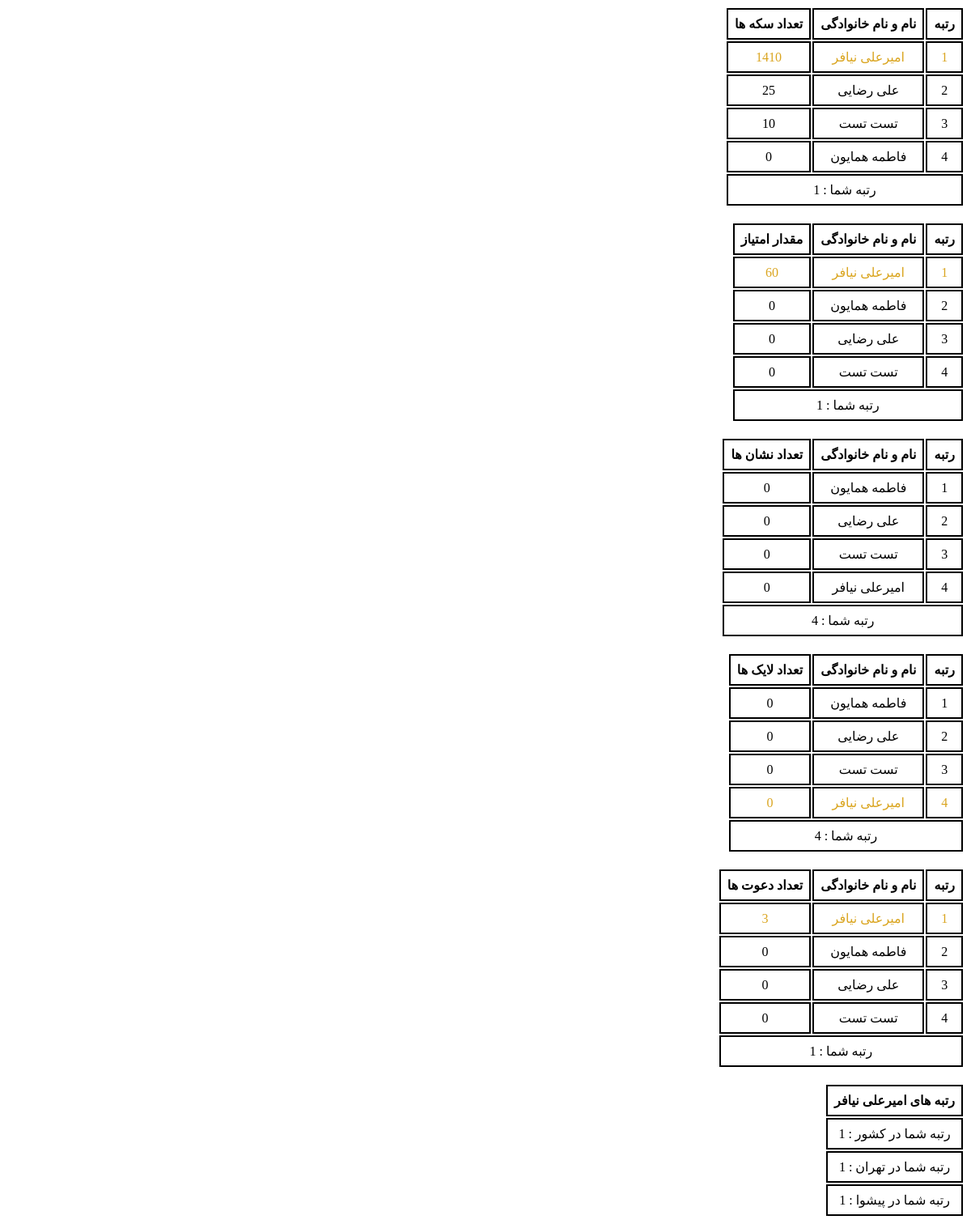
The app's page /club (signed in), older data.
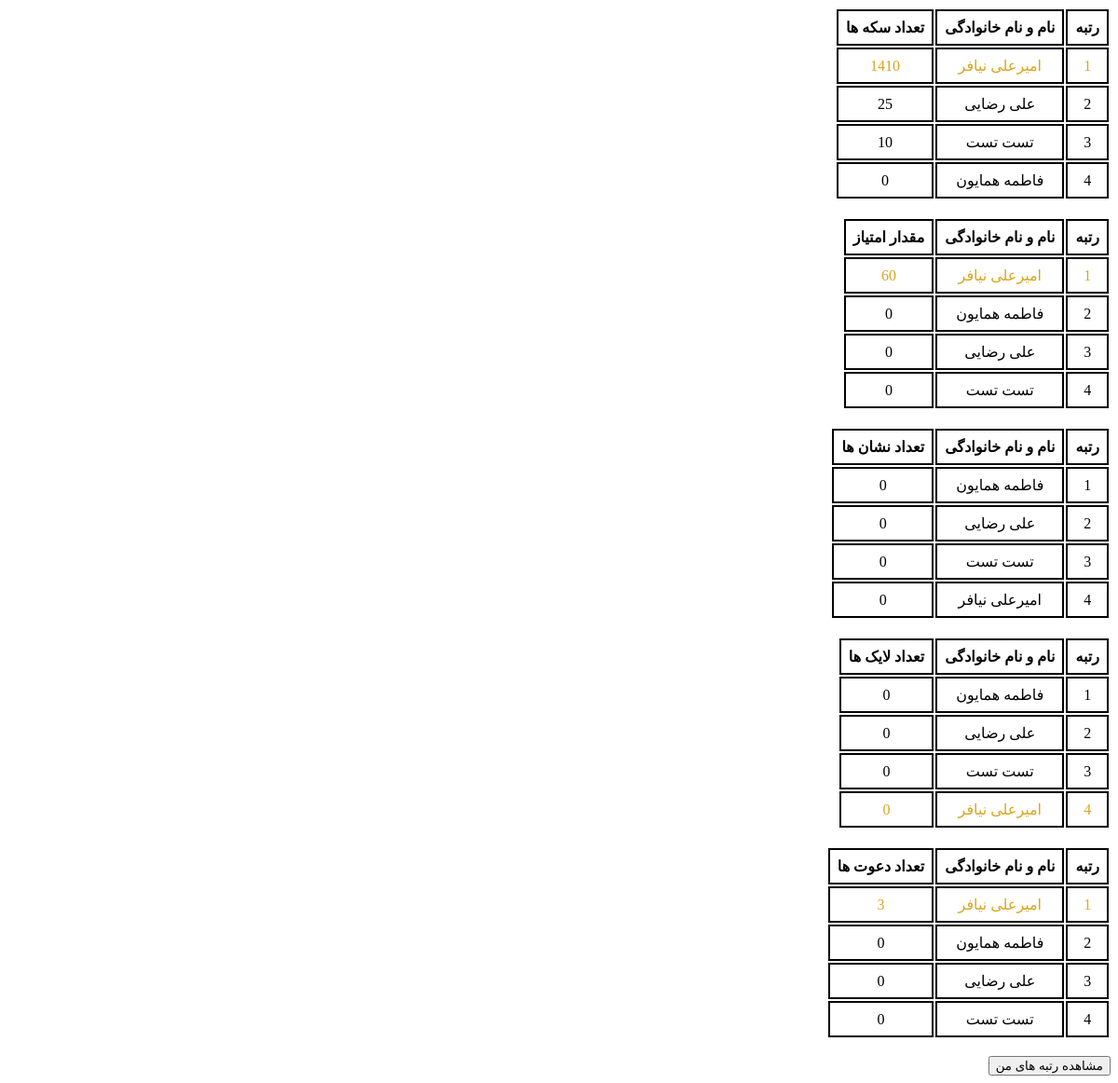
The same page, newer data.
### models/user.py (models this page shows)
class User(db.Model, UserMixin):
    __tablename__ = "users"
    id = Column(Integer, primary_key=True)
    name = Column(String, nullable=False, unique=True, index=True)
    username = Column(String, nullable=False, unique=True, index=True)
    password = Column(String, nullable=False, unique=True, index=True)
    code = Column(Integer, nullable=False, unique=True, index=True)
    phone = Column(String, nullable=False, index=True)
    email = Column(String, nullable=False, index=True)
    grade = Column(String, nullable=False, index=True)
    birth = Column(String, nullable=False, index=True)  #1340 - 1397
    gender = Column(String, nullable=False, index=True)
    type = Column(String, nullable=False, index=True)
    invite_code = Column(String, nullable=False, index=True)
    invite_auth = Column(String, nullable=False, index=True)
    msg_code = Column(Integer, index=True)
    province = Column(String, index=True)
    city = Column(String, index=True)
    school_name = Column(String, index=True)
    school_type = Column(String, index=True)
    home_addres = Column(String, index=True)
    recognition = Column(String, index=True)
    final = Column(Integer, default=0, index=True)
    authentication = Column(Integer, default=0, index=True)
    downloads = Column(Integer, default=2, index=True)
    coin = Column(Integer, default=0, index=True)
    point = Column(Integer, default=0, index=True)
    badge = Column(Integer, default=0, index=True)
    like = Column(Integer, default=0, index=True)
    invite = Column(Integer, default=0, index=True)

### blueprints/user.py (the view)
@app.route('/club')
@login_required
def club():
    top_coins = User.query.order_by(User.coin.desc()).limit(10).all()
    top_points = User.query.order_by(User.point.desc()).limit(10).all()
    top_likes = User.query.order_by(User.like.desc()).limit(10).all()
    top_badges = User.query.order_by(User.badge.desc()).limit(10).all()
    top_invites = User.query.order_by(User.invite.desc()).limit(10).all()
    rank_coins = User.query.order_by(User.coin.desc()).all().index(current_user)+1
    rank_points = User.query.order_by(User.point.desc()).all().index(current_user)+1
    rank_likes = User.query.order_by(User.like.desc()).all().index(current_user)+1
    rank_badges = User.query.order_by(User.badge.desc()).all().index(current_user)+1
    rank_invites = User.query.order_by(User.invite.desc()).all().index(current_user)+1
    province_rank = User.query.filter(User.province==current_user.province).order_by(User.point.desc()).all().index(current_user)+1
    city_rank = User.query.filter(User.city==current_user.city).order_by(User.point.desc()).all().index(current_user)+1
    return render_template("user/club.html", top_coins=top_coins, top_points=top_points, top_likes=top_likes, top_badges=top_badges, top_invites=top_invites,
                           rank_coins=rank_coins, rank_points=rank_points, rank_likes=rank_likes, rank_badges=rank_badges, rank_invites=rank_invites,
                            province_rank=province_rank, city_rank=city_rank)

### app.py (called while the page is built)
@login_manager.user_loader
def load_user(user_id):
    return User.query.filter(User.id==user_id).first()

### templates/user/club.html (shortened to what this page needs)
{% extends "Base.html" %}
    {% block body %}
    <table>
        <tr>
            <th>رتبه</th>
            <th>نام و نام خانوادگی</th>
            <th>تعداد سکه ها</th>
        </tr>
        {%for i in top_coins%}
        <tr class="{{'me' if i==current_user}}">
            <td>{{loop.index}}</td>
            <td>{{i.name}}</td>
            <td>{{i.coin}}</td>
        </tr>
        {% endfor %}
        {% if current_user.authentication==1 and current_user.final==1%}
        <tr>
            <td colspan="3">رتبه شما : {{rank_coins}}</td>
        </tr>
        {% endif %}
    </table>
    <br>
    <table>
        <tr>
            <th>رتبه</th>
            <th>نام و نام خانوادگی</th>
            <th>مقدار امتیاز </th>
        </tr>
        {%for i in top_points%}
        <tr class="{{'me' if i==current_user}}">
            <td>{{loop.index}}</td>
            <td>{{i.name}}</td>
            <td>{{i.point}}</td>
        </tr>
        {% endfor %}
        {% if current_user.authentication==1 and current_user.final==1%}
        <tr>
            <td colspan="3">رتبه شما : {{rank_points}}</td>
        </tr>
        {% endif %}
    </table>
    <br>
    <table>
        <tr>
            <th>رتبه</th>
            <th>نام و نام خانوادگی</th>
            <th>تعداد نشان ها </th>
        </tr>
        {%for i in top_badges%}
        <tr class="{{'me' if i==user}}">
            <td>{{loop.index}}</td>
            <td>{{i.name}}</td>
            <td>{{i.badge}}</td>
        </tr>
        {% endfor %}
        {% if current_user.authentication==1 and current_user.final==1%}
        <tr>
            <td colspan="3">رتبه شما : {{rank_badges}}</td>
        </tr>
        {% endif %}
    </table>
    <br>
    <table>
        <tr>
            <th>رتبه</th>
            <th>نام و نام خانوادگی</th>
            <th>تعداد لایک ها </th>
        </tr>
        {%for i in top_likes%}
        <tr class="{{'me' if i==current_user}}">
            <td>{{loop.index}}</td>
            <td>{{i.name}}</td>
            <td>{{i.like}}</td>
        </tr>
        {% endfor %}
        {% if current_user.authentication==1 and current_user.final==1%}
        <tr>
            <td colspan="3">رتبه شما : {{rank_likes}}</td>
        </tr>
        {% endif %}
    </table>
    <br>
    <table>
        <tr>
            <th>رتبه</th>
            <th>نام و نام خانوادگی</th>
            <th>تعداد دعوت ها </th>
        </tr>
        {%for i in top_invites%}
        <tr class="{{'me' if i==current_user}}">
            <td>{{loop.index}}</td>
            <td>{{i.name}}</td>
            <td>{{i.invite}}</td>
        </tr>
        {% endfor %}
        {% if current_user.authentication==1 and current_user.final==1%}
        <tr>
            <td colspan="3">رتبه شما : {{rank_invites}}</td>
        </tr>
        {% endif %}
    </table>
    <br>
    {% if current_user.authentication==1 and current_user.final==1%}
    <table>
        <tr>
            <th>رتبه های {{current_user.name}}</th>
        </tr>
        <tr>
            <td>رتبه شما در کشور : {{rank_points}}</td>
        </tr>
        <tr>
            <td>رتبه شما در {{current_user.province}} : {{province_rank}}</td>
        </tr>
        <tr>
            <td>رتبه شما در {{current_user.city}} : {{city_rank}}</td>
        </tr>
    </table>
    {% else %}
    <a href="{{url_for('user.completion')+'?next=/club'}}"><button>مشاهده رتبه های من</button></a>
    {% endif %}
{% endblock %}

### templates/Base.html (shortened to what this page needs)
<!DOCTYPE html>
<html lang="fa" dir="rtl">
<head>
    <link rel="stylesheet" href="{{ url_for('static', filename='libraries/sweetalert2/sweetalert2.min.css') }}">
</head>
<body>
    {% block body%}{% endblock %}
</body>
</html>

### templates/user/club.html (style rules this page uses)
.me { color: goldenrod; }
th, td { border: 2px solid black; padding: 8px; text-align: center; }

Row changes from the older to the newer data that the page shows:
changed User "امیرعلی نیافر": final 1 → 0 (drawn); name "امیرعلی نیافر" → (not shown); province "تهران" → (not shown); city "پیشوا" → (not shown)
Text that changed along with them:
{{ rank_coins }}: "1" → (not shown)
{{ rank_points }}: "1" → (not shown)
{{ rank_badges }}: "4" → (not shown)
{{ rank_likes }}: "4" → (not shown)
{{ rank_invites }}: "1" → (not shown)
{{ province_rank }}: "1" → (not shown)
{{ city_rank }}: "1" → (not shown)
text no longer shown: "رتبه شما : رتبه شما : رتبه شما : رتبه شما : رتبه شما : رتبه های رتبه شما در کشور : رتبه شما در : رتبه شما در :"
text now shown: "مشاهده رتبه های من"
